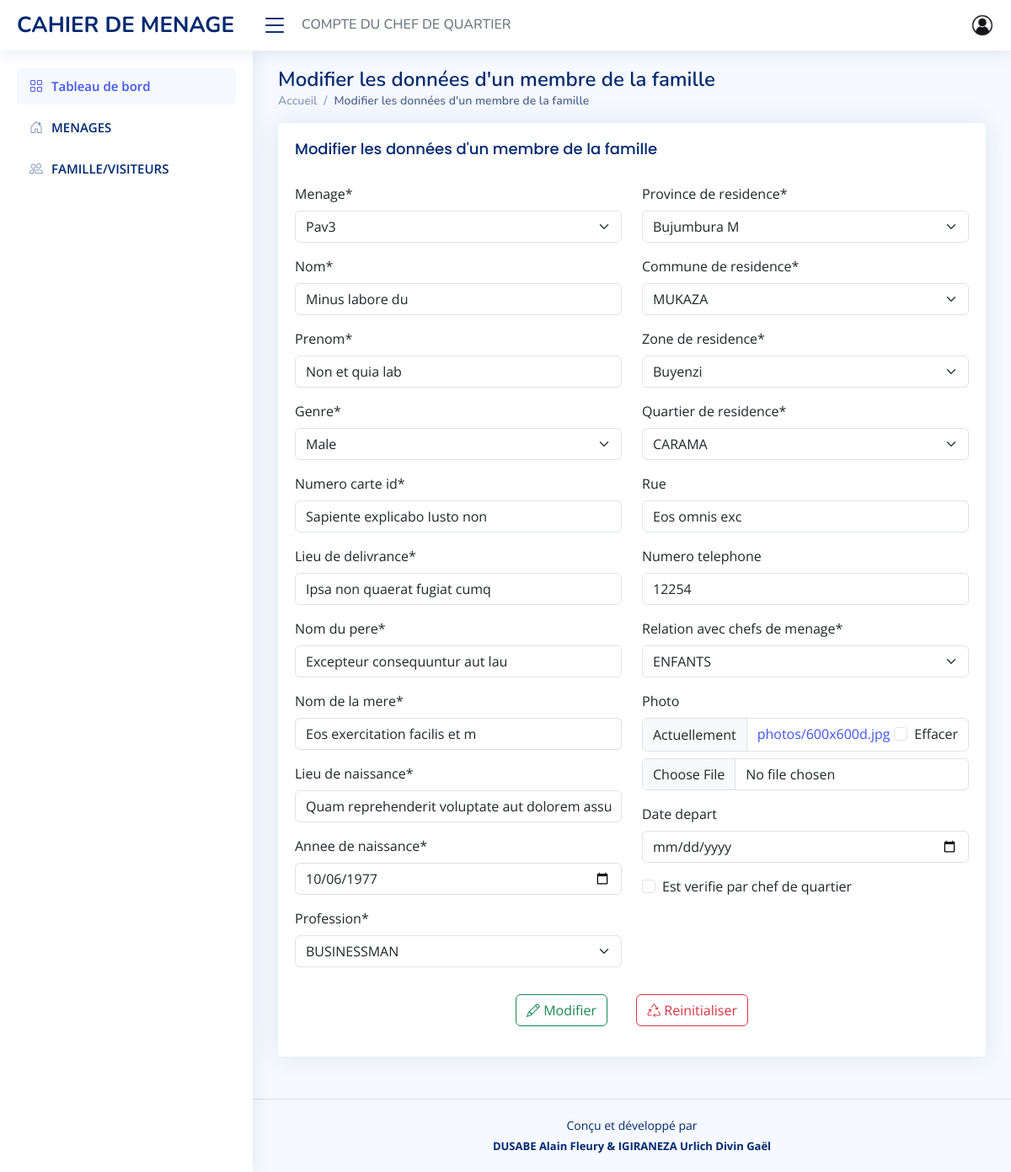
The app's page /family/edit/5 (signed in), older data.
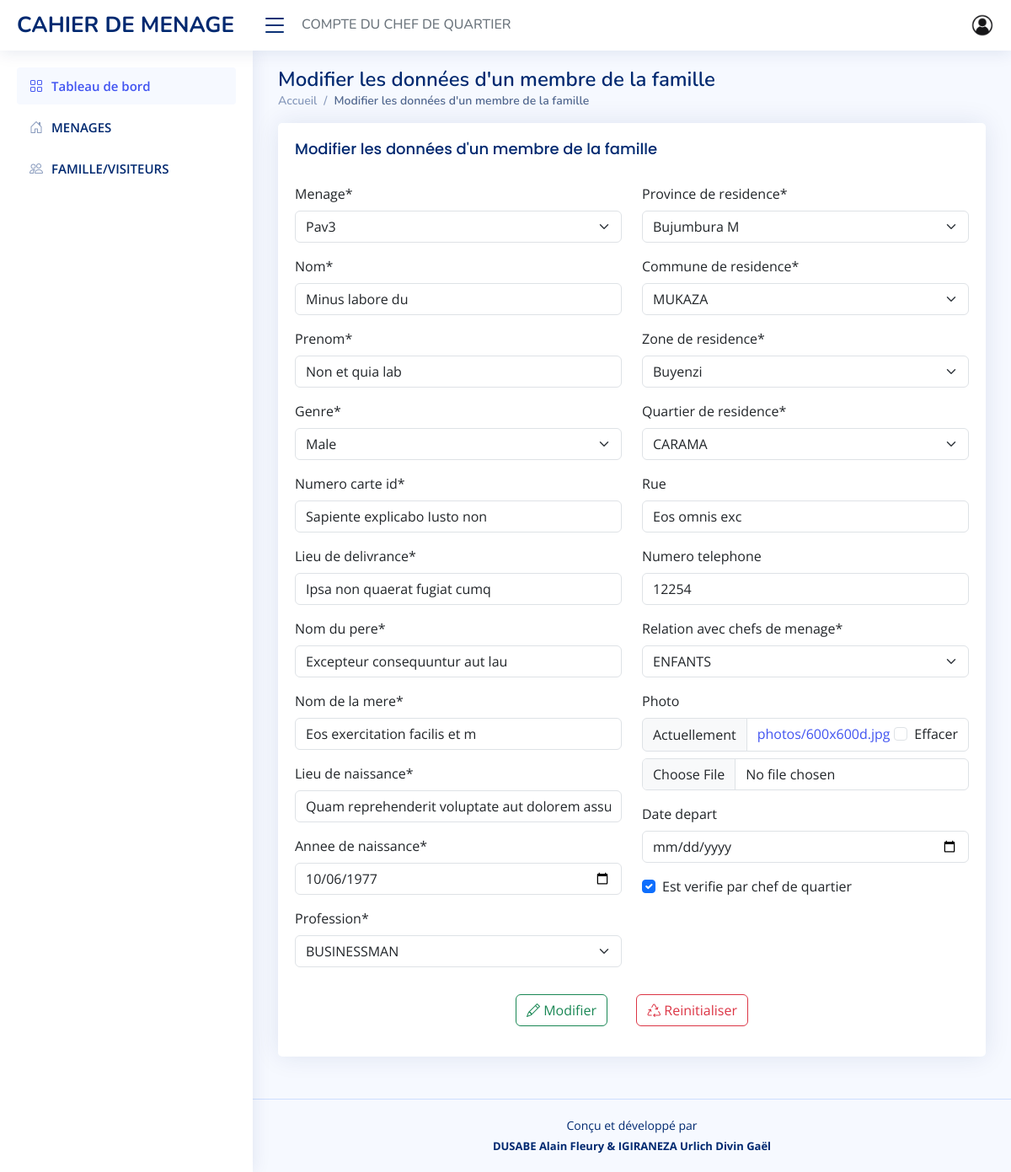
The same page, newer data.
### app/models/person.py (models this page shows, shortened)
class Person (models.Model):
    gender = (
        ('Male', 'Male'), ('Female', 'Female')
    )
    menage = models.ForeignKey(Household, on_delete=models.CASCADE)
    nom = models.CharField(max_length=15)
    prenom = models.CharField(max_length=15)
    genre = models.CharField(choices=gender, max_length=20)
    numero_carte_id = models.CharField(max_length=30, unique=True)
    lieu_de_delivrance = models.CharField(max_length=30)
    province_de_residence = models.ForeignKey(Province, on_delete=models.CASCADE)
    commune_de_residence = models.ForeignKey(Commune, on_delete=models.CASCADE)
    zone_de_residence = models.ForeignKey(Zone, on_delete=models.CASCADE)
    quartier_de_residence = models.ForeignKey(Quartier, on_delete=models.CASCADE)
    rue = models.CharField(max_length=30, null=True, blank=True)
    lieu_de_naissance = models.CharField(max_length=50)
    annee_de_naissance = models.DateField()
    nom_du_pere = models.CharField(max_length=30)
    nom_de_la_mere = models.CharField(max_length=30)
    profession = models.ForeignKey(Profession, on_delete=models.CASCADE)
    numero_telephone = models.CharField(max_length=15, null=True, blank=True)
    relation_avec_chefs_de_menage = models.ForeignKey(Status, on_delete=models.CASCADE)
    photo = models.ImageField(upload_to='photos/', null=True, blank=True)
    est_chef_de_menage = models.BooleanField(default=False)
    est_verifie_par_chef_de_menage = models.BooleanField(default=False)
    est_verifie_par_chef_de_quartier = models.BooleanField(default=False)
    created_at = models.DateTimeField(auto_now_add=True)
    date_depart = models.DateField(null=True, blank=True)
    created_by = models.ForeignKey(User, on_delete=models.CASCADE, null=True)

### app/views/person.py (the view)
# urls.py: path('family/edit/<int:id>', person.edit_family_member, name='edit_family_member'),
@login_required(login_url ='login')
def edit_family_member(request, id):
    assert isinstance(request, HttpRequest)
    page_title = 'Modifier les données d\'un membre de la famille'
    template = 'app/settings/person/family/edit.html'
    if request.method == 'GET':
        if id == 0:
            form = PersonForm()
        else:
            person = Person.objects.get(pk=id)
            form = PersonForm(instance=person)
        context = {
            'form': form,
            'page_title': page_title
        }
        return render(
            request,
            template_name=template,
            context=context
        )

### app/forms/person.py
class PersonForm (ModelForm):
     class Meta:
        model = Person
        exclude = ['created_at', 'created_by']
        widgets = {
            "annee_de_naissance": forms.TextInput(attrs={'type': 'date'}),
            "date_depart": forms.TextInput(attrs={'type': 'date'})
        }

### app/models/commune.py (called while the page is built)
    def __str__(self) -> str:
        return self.commune

### app/models/household.py (called while the page is built)
    def __str__(self):
        return self.designation

### app/models/profession.py (called while the page is built)
    def __str__(self) -> str:
        return self.profession

### app/models/province.py (called while the page is built)
    def __str__(self) -> str:
        return self.province

### app/models/quartier.py (called while the page is built)
    def __str__(self) -> str:
        return self.quartier

### app/models/status.py (called while the page is built)
    def __str__(self) -> str:
        return self.status

### app/models/zone.py (called while the page is built)
    def __str__(self) -> str:
        return self.zone

### app/templatetags/user_tags.py (called while the page is built)
@register.filter
def user_belongs_to_group(user, group_name):
    return user.groups.filter(name=group_name).exists()

### app/templates/app/settings/person/family/edit.html (shortened to what this page needs)
{% extends 'app/layouts/default.html' %}
{% block content %}
{% load user_tags %}
{% load crispy_forms_tags %}
<section class="section">
    <div class="row">
        <div class="col-lg-12">
            <div class="card">
                <div class="card-body">
                    <h5 class="card-title">{{page_title}}</h5>
                    <form action="{% url 'update_family_member' form.instance.pk %}" method="POST" class="mt-3">
                        <div class="form-group">
                            <div class="row">
                                <div class="col-xl-6">
                                    {{ form.menage|as_crispy_field }}
                                    {{ form.nom|as_crispy_field }}
                                    {{ form.prenom|as_crispy_field }}
                                    {{ form.genre|as_crispy_field }}
                                    {{ form.numero_carte_id|as_crispy_field }}
                                    {{ form.lieu_de_delivrance|as_crispy_field }}
                                </div>
                                <div class="col-xl-6">
                                    {{ form.province_de_residence|as_crispy_field }}
                                    {{ form.commune_de_residence|as_crispy_field }}
                                    {{ form.zone_de_residence|as_crispy_field }}
                                    {{ form.quartier_de_residence|as_crispy_field }}
                                    {{ form.rue|as_crispy_field }}
                                    {{form.numero_telephone|as_crispy_field}}
                                </div>
                            </div>
                            <div class="row">
                                <div class="col-xl-6">
                                    {{form.nom_du_pere|as_crispy_field}}
                                    {{form.nom_de_la_mere|as_crispy_field}}
                                    {{form.lieu_de_naissance|as_crispy_field}}
                                    {{ form.annee_de_naissance|as_crispy_field }}
                                    {{form.profession|as_crispy_field}}
                                </div>
                                <div class="col-xl-6">
                                    {{form.relation_avec_chefs_de_menage|as_crispy_field}}
                                    {{form.photo|as_crispy_field}}
                                    {{ form.date_depart|as_crispy_field }}
                                    {% if user|user_belongs_to_group:'chef_quarter' %}
                                    {{form.est_verifie_par_chef_de_quartier|as_crispy_field}}
                                    {% endif %}
                                </div>
                            </div>
                            <div class="text-center mt-3 mb-3">
                                <button type="submit" style="margin-right: 30px;" class="btn btn-outline-success"><i
                                        class="bi bi-pencil"></i> Modifier</button>
                                <button type="reset" class="btn btn-outline-danger"><i class="bi bi-recycle"></i>
                                    Reinitialiser</button>
                            </div>
                    </form>
                </div>
            </div>
        </div>
    </div>
</section>
{% endblock %}

Row changes from the older to the newer data that the page shows:
changed Person "Pav3": est_verifie_par_chef_de_quartier "☐" → "☑"
